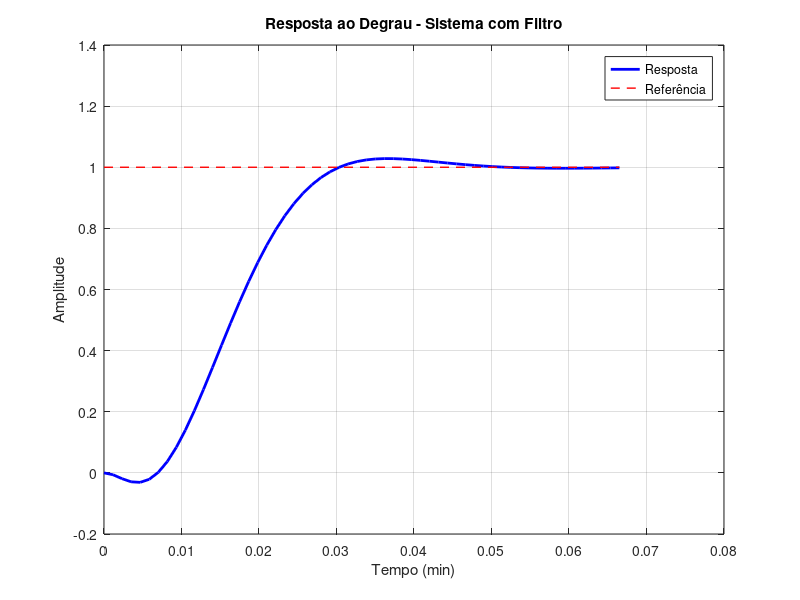
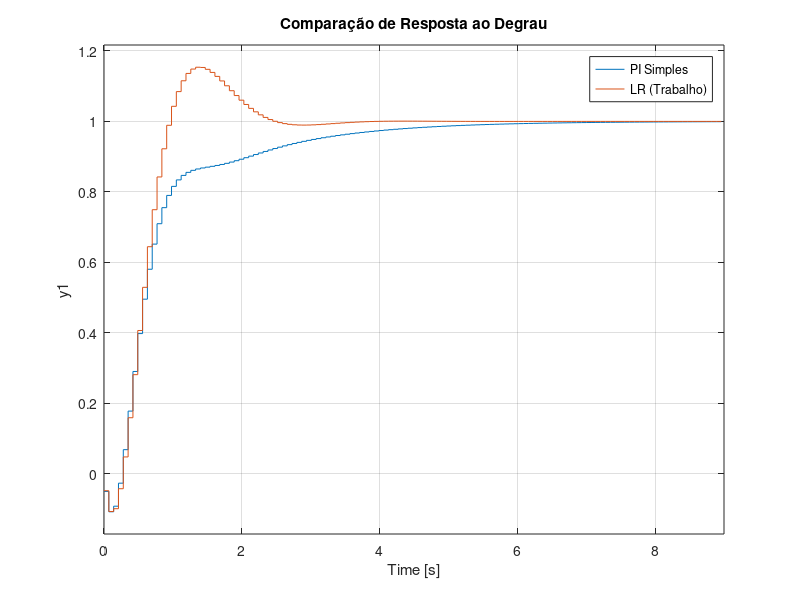
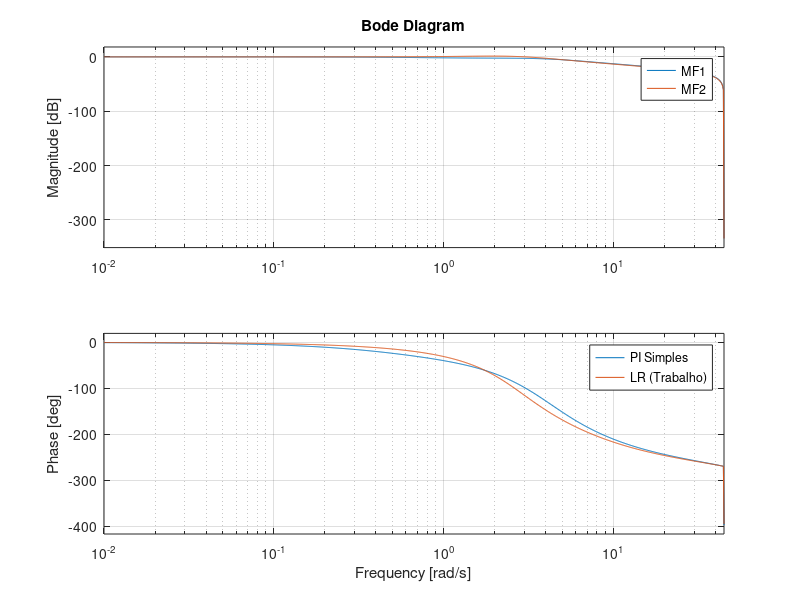
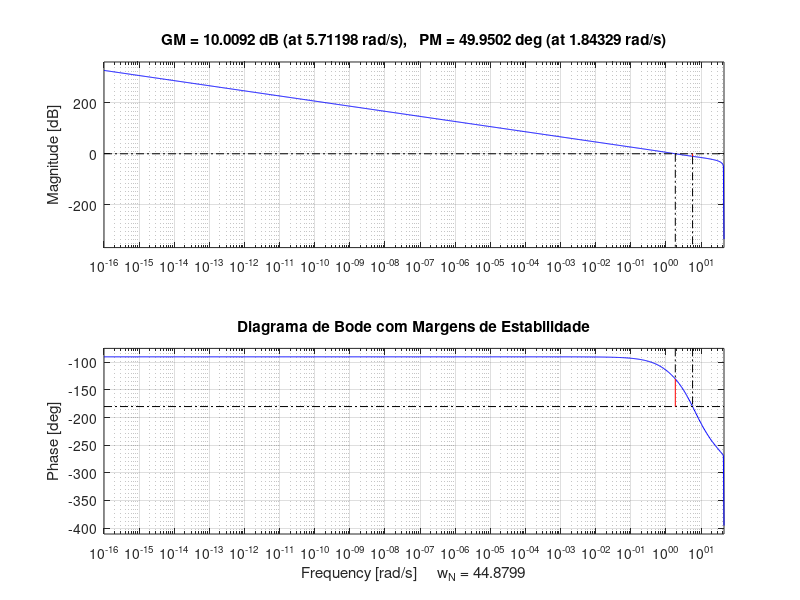

MATLAB code for these plots, in order:
function executar_analises()
    pkg load control; % Load the control package for Octave
    % ========================================================================
    % FUNÇÃO PRINCIPAL - EXECUTA TODAS AS ANÁLISES
    % ========================================================================
    fprintf('\n>>> EXECUTANDO TODAS AS ANÁLISES <<<\n\n');
    
    try
        analise_resposta_temporal();
        fprintf('✓ Análise temporal concluída\n');
    catch ME
        fprintf('✗ Erro na análise temporal: %s\n', ME.message);
    end
    
    try
        comparacao_controladores();
        fprintf('✓ Comparação de controladores concluída\n');
    catch ME
        fprintf('✗ Erro na comparação: %s\n', ME.message);
    end
    
    try
        analise_estabilidade();
        fprintf('✓ Análise de estabilidade concluída\n');
    catch ME
        fprintf('✗ Erro na análise de estabilidade: %s\n', ME.message);
    end
    
    try
        simulacao_com_ruido();
        fprintf('✓ Simulação com ruído concluída\n');
    catch ME
        fprintf('✗ Erro na simulação com ruído: %s\n', ME.message);
    end
    
    try
        analise_robustez_detalhada();
        fprintf('✓ Análise de robustez detalhada concluída\n');
    catch ME
        fprintf('✗ Erro na análise de robustez: %s\n', ME.message);
    end
    
    try
        gerar_relatorio();
        fprintf('✓ Relatório automático gerado\n');
    catch ME
        fprintf('✗ Erro na geração do relatório: %s\n', ME.message);
    end
    
    fprintf('\n>>> TODAS AS ANÁLISES CONCLUÍDAS <<<\n');
end

% --- SUB-FUNÇÕES DE ANÁLISE ---

function analise_resposta_temporal()
    load('parametros_simulink.mat');
    MF = feedback(C_discreto * C_B_U_discrete, 1);
    MF_filtrado = MF * Fr;
    [y, t] = step(MF_filtrado);
    t_min = t / 60;
    fprintf('=== ANÁLISE TEMPORAL ===\n');
    figure('Name', 'Análise Temporal');
    plot(t_min, y, 'b-', 'LineWidth', 2);
    grid on;
    title('Resposta ao Degrau - Sistema com Filtro');
    xlabel('Tempo (min)');
    ylabel('Amplitude');
    hold on;
    plot([0, max(t_min)], [1, 1], 'r--', 'LineWidth', 1);
    legend('Resposta', 'Referência', 'Location', 'northeast');
    print(gcf, '-dpng', 'figura_analise_temporal.png');
end

function comparacao_controladores()
    s = tf('s');
    ts = 0.07;
    G = -2.17 * (s - 5.54) / ((s + 6.94) * (s + 1.64));
    G_d = c2d(G, ts, 'tustin');
    C1 = tf([1, 1], [1, 0]);
    C1_d = c2d(C1, ts, 'tustin');
    C2 = tf([0.93, 1.93], [1, 0]);
    C2_d = c2d(C2, ts, 'tustin');
    MF1 = feedback(C1_d * G_d, 1);
    MF2 = feedback(C2_d * G_d, 1);
    figure('Name', 'Comparação de Controladores');
    step(MF1, MF2);
    legend('PI Simples', 'LR (Trabalho)', 'Location', 'northeast');
    title('Comparação de Resposta ao Degrau');
    grid on;
    print(gcf, '-dpng', 'figura_comparacao_step.png');
    figure('Name', 'Bode - Comparação');
    bode(MF1, MF2);
    legend('PI Simples', 'LR (Trabalho)', 'Location', 'northeast');
    grid on;
    print(gcf, '-dpng', 'figura_comparacao_bode.png');
end

function analise_estabilidade()
    load('parametros_simulink.mat');
    MA = C_discreto * C_B_U_discrete;
    [Gm, Pm, Wgm, Wpm] = margin(MA);
    fprintf('=== ANÁLISE DE ESTABILIDADE ===\n');
    fprintf('Margem de Ganho: %.2f dB\n', 20*log10(Gm));
    fprintf('Margem de Fase: %.2f graus\n', Pm);
    figure('Name', 'Margens de Estabilidade');
    margin(MA);
    grid on;
    title('Diagrama de Bode com Margens de Estabilidade');
    print(gcf, '-dpng', 'figura_margens_estabilidade.png');
    figure('Name', 'Lugar das Raízes');
    rlocus(MA);
    grid on;
    title('Lugar das Raízes do Sistema');
    print(gcf, '-dpng', 'figura_lugar_raizes.png');
end

function simulacao_com_ruido()
    T_sim = 30;
    ts = 0.07;
    t = 0:ts:(T_sim*60);
    r = 0.5 * (t >= 60);
    ruido = 0.01 * randn(size(t));
    perturbacao = -0.2 * (t >= 1200);
    fprintf('=== SIMULAÇÃO COM RUÍDO ===\n');
    figure('Name', 'Sinais de Teste');
    subplot(3,1,1);
    plot(t/60, r, 'b-', 'LineWidth', 2);
    title('Sinal de Referência');
    ylabel('Amplitude');
    grid on;
    subplot(3,1,2);
    plot(t/60, ruido, 'r-');
    title('Ruído de Medição');
    ylabel('Amplitude');
    grid on;
    subplot(3,1,3);
    plot(t/60, perturbacao, 'g-', 'LineWidth', 2);
    title('Perturbação');
    xlabel('Tempo (min)');
    ylabel('Amplitude');
    grid on;
    print(gcf, '-dpng', 'figura_sinais_teste.png');
end

function analise_robustez_detalhada()
    fprintf('=== ANÁLISE DE ROBUSTEZ DETALHADA ===\n');
    variacoes = [-20, -10, 0, 10, 20];
    ts = 0.07;
    s = tf('s');
    figure('Name', 'Análise de Robustez');
    C_nom_d = c2d(tf([0.93, 1.93], [1, 0]), ts, 'tustin');
    G_base = -2.17 * (s - 5.54) / ((s + 6.94) * (s + 1.64));
    G_base_d = c2d(G_base, ts, 'tustin');
    
    subplot(2,1,1);
    hold on;
    for i = 1:length(variacoes)
        var_pct = variacoes(i);
        % Simulação simplificada da variação
        MF_var = feedback(C_nom_d * G_base_d * (1 + var_pct/100), 1);
        [y, t] = step(MF_var);
        plot(t/60, y, 'DisplayName', sprintf('Var: %+d%%', var_pct));
    end
    title('Robustez: Resposta com Variações Paramétricas');
    xlabel('Tempo (min)');
    ylabel('Amplitude');
    legend('show');
    grid on;
    
    subplot(2,1,2);
    hold on;
    for i = 1:length(variacoes)
        var_pct = variacoes(i);
        MA_var = C_nom_d * G_base_d * (1 + var_pct/100);
        [~, Pm] = margin(MA_var);
        plot(var_pct, Pm, 'ro', 'MarkerSize', 8);
    end
    title('Margem de Fase vs Variação Paramétrica');
    xlabel('Variação (%)');
    ylabel('Margem de Fase (graus)');
    grid on;
    plot([-25, 25], [45, 45], 'r--', 'LineWidth', 2);
    text(0, 47, 'Limite Seguro (45°)', 'HorizontalAlignment', 'center');
    print(gcf, '-dpng', 'figura_analise_robustez.png');
end

function gerar_relatorio()
    fid = fopen('relatorio_automatico.txt', 'w');
    fprintf(fid, 'RELATÓRIO AUTOMÁTICO - TRABALHO 3\n');
    fprintf(fid, 'Data: %s\n', datestr(now));
    fprintf(fid, '=====================================\n\n');
    fprintf(fid, 'Conclusões: Análises executadas e gráficos gerados.\n');
    fclose(fid);
    fprintf('Relatório salvo em: relatorio_automatico.txt\n');
end
